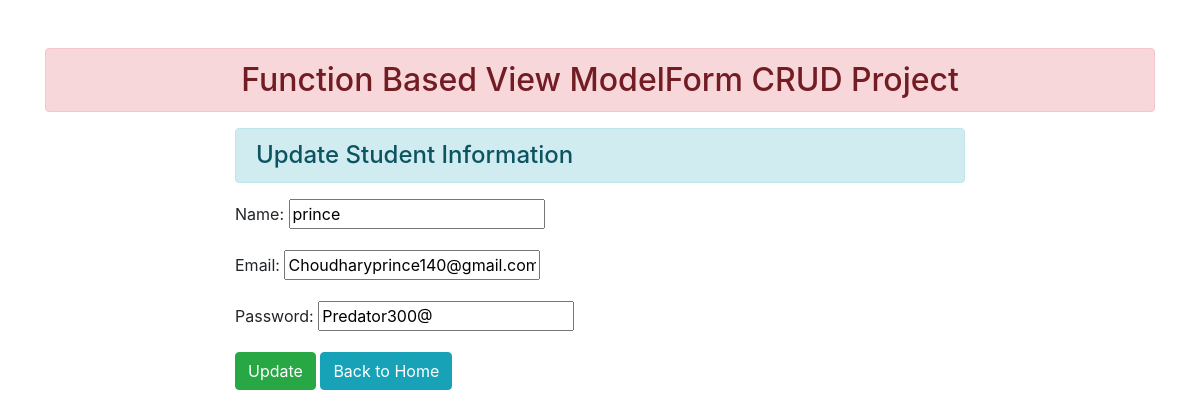
The app's page /8/ with its own data.
### app/models.py (models this page shows)
class User(models.Model):
    name = models.CharField(max_length=200)
    email = models.EmailField(max_length=300)
    password = models.CharField(max_length=200)

### app/views.py (the view)
# urls.py: path('<int:id>/', views.update_data, name="updatedata")
def update_data(request, id):
    if request.method == 'POST':
        pi = User.objects.get(pk=id)
        fm = StudentRegistration(request.POST, instance=pi)
        if fm.is_valid():
            fm.save()
            Stud = User.objects.all()
            return render(request, 'enroll/addandshow.html', {'form': fm, 'stu': Stud})
    else:
        pi = User.objects.get(pk=id)
        fm = StudentRegistration(instance=pi)
        return render(request, 'enroll/updatestudent.html', {'form': fm})

### app/forms.py
class StudentRegistration(forms.ModelForm):
    class Meta:
        model = User
        fields = ['name', 'email', 'password']
        wigdets = {
            'name': forms.TextInput(attrs={'class': 'form-control'}),
            'email': forms.EmailInput(attrs={'class': 'form-control'}),
            'password': forms.PasswordInput(render_value=True, attrs={'class': 'form-control'})
        }

### app/templates/enroll/updatestudent.html (shortened to what this page needs)
{% extends 'enroll/base.html' %}
{% block content %}
<div class="row">
    <div class="col-sm-8 offset-2">
        <h4 class="alert alert-info">Update Student Information</h4>
        <form action="" method="post">
            {{form.as_p}}
            <input type="submit" class="btn btn-success" value="Update">
            <a href="{% url 'addshow' %}" class="btn btn-info">Back to Home</a>
        </form>
    </div>
</div>
{% endblock content %}

### records on screen
User: name "prince", email "Choudharyprince140@gmail.com", password "Predator300@"
